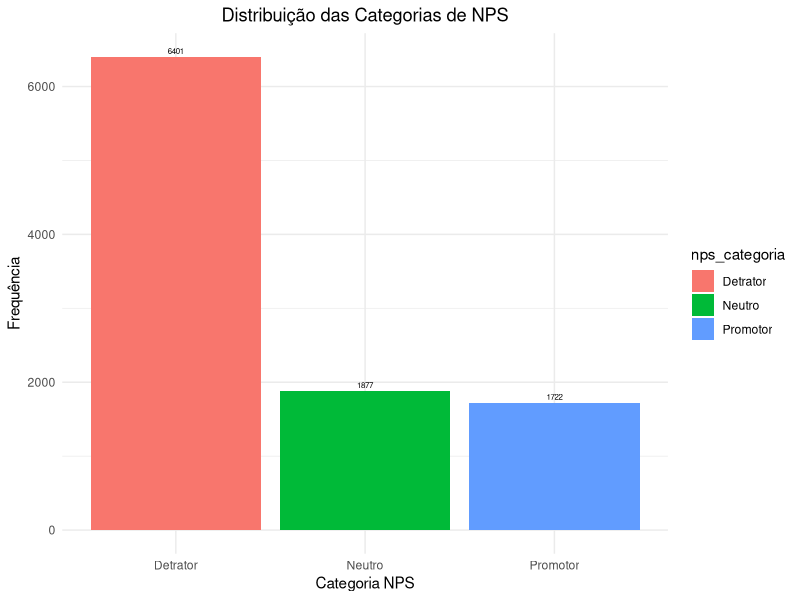
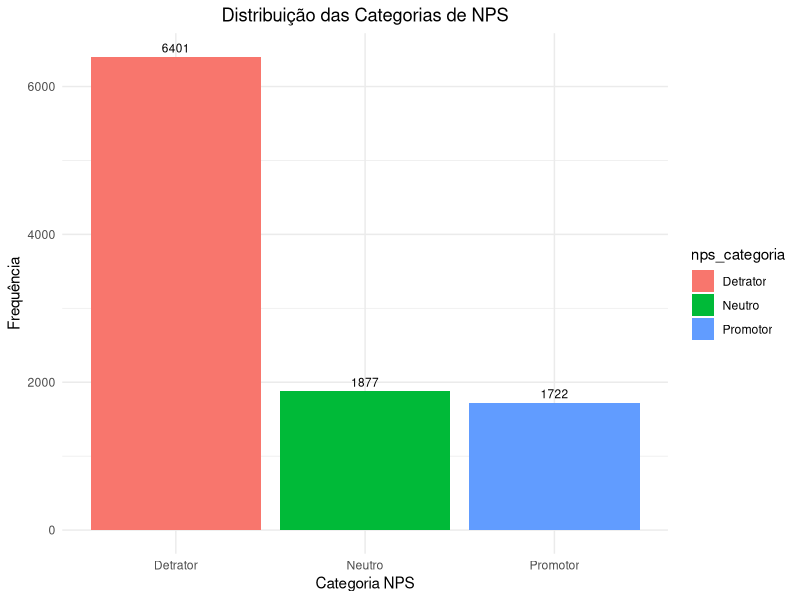

Reproduce these figures in R, in order. (Note: this script raises an error after producing the figures.)
library(tidyverse)
library(readxl)


#### CARREGAMENTO E CHECAGEM DO BANCO ####

base_produtos <- read_excel("base_produtos.xlsx")
View(base_produtos)

respostas_nps <- read_excel("respostas_nps.xlsx")
View(respostas_nps)

base_produtos <- as.data.frame(base_produtos)
respostas_nps<- as.data.frame(respostas_nps)

attach(base_produtos)
attach(respostas_nps)

glimpse(base_produtos) 
glimpse(respostas_nps)

# AJUSTE DO NOME DAS VARIAVEIS  

base_produtos <- base_produtos |> 
  rename(
    segmento_do_cliente = `Segmento do Cliente`,
    cartao_de_credito = `cartão de crédito`,
    cheque_especial = `cheque especial`,
    credito_pessoal = `crédito pessoal`,
    credito_consignado = `crédito consignado`)

respostas_nps <- respostas_nps |> 
  rename(
    CPF = CPF_FALSO,
    respostas_de_nps = `Resposta de NPS`,
    data_da_resposta = `Data da Resposta`,
    segmento_do_cliente = `Segmento do Cliente`
  ) 

respostas_nps <- respostas_nps |> 
  select(-segmento_do_cliente)

# JUNTANDO OS DADOS 


dados_unidos <- left_join(base_produtos, respostas_nps,
                          by = "CPF")
View(dados_unidos)

# CRIANDO NOVAS VARIÁVEIS  PARA ANALISE DESCRITIVA

dados_unidos <- dados_unidos |> 
  mutate(total_produtos = previdência + cartao_de_credito +
           cheque_especial + credito_pessoal + credito_consignado +
           cdb)

# DUMMIES PARA  OS PRODUTOS

dados_unidos <- dados_unidos |> 
  mutate(dummy_previdencia = ifelse(previdência > 1,1,0),
         dummy_cart_cred = ifelse(cartao_de_credito > 1,1,0),
         dummy_cheq_esp = ifelse(cheque_especial>1,1,0),
         dummy_cred_pes = ifelse(credito_pessoal>1,1,0),
         dummy_cdb = ifelse(cdb>1,1,0),
         dummy_cred_cons = ifelse(credito_consignado>1,1,0),
         dummy_tot_prod = ifelse(total_produtos>1,1,0))

# CATEGORIZAÇÃO IDADES 
dados_unidos <- dados_unidos |> 
  mutate(faixa_etaria = cut(Idade, 
                            breaks = c(18, 25, 35, 45, 55), 
                            labels = c("18-25", "26-35", "36-45", "46-55"),
                            right = TRUE))

write.csv(dados_unidos, "dados_unidos.csv", row.names = FALSE)

# VERIFICANDO OS NA's

dados_unidos |> 
  summarise(across(everything(),~ sum(is.na(.))))

dados_unidos |> 
  filter(if_any(everything(), is.na))

 # os dados estão livre de NA


# ANALISE DESCRITIVA

table(dados_unidos$segmento_do_cliente.x)

table(respostas_nps$respostas_de_nps)



#DESCRITIVA NPS RESPOSTA

respostas_nps |> 
  summarise(
    total_respostas = n(),
    media = mean(respostas_de_nps, na.rm = TRUE),
    mediana = median(respostas_de_nps, na.rm = TRUE),
    minimo = min(respostas_de_nps, na.rm = TRUE),
    maximo = max(respostas_de_nps, na.rm = TRUE),
    desvio_padrao = sd(respostas_de_nps, na.rm = TRUE),
    Q1 = quantile(respostas_de_nps, 0.25, na.rm = TRUE),
    Q3 = quantile(respostas_de_nps, 0.75, na.rm = TRUE)
  )



# DESCRITIVA NPS CATEGORIZADA
respostas_nps <- respostas_nps |> 
  mutate(nps_categoria = case_when(
    respostas_de_nps >= 9 ~ "Promotor",
    respostas_de_nps >= 7 ~ "Neutro",
    respostas_de_nps >= 0 ~ "Detrator",
    TRUE ~ NA_character_
  ))

respostas_nps |> count(nps_categoria)

prop.table(table(respostas_nps$nps_categoria)) * 100


ggplot(respostas_nps, aes(x = nps_categoria, fill = nps_categoria)) +
  geom_bar() +
  geom_text(stat = "count", aes(label = ..count..), vjust = -0.5, size = 2) +  
  labs(title = "Distribuição das Categorias de NPS", x = "Categoria NPS", y = "Frequência") +
  theme_minimal() +
  theme(plot.title = element_text(hjust = 0.5))  

n_distinct((base_produtos$CPF))
n_distinct((respostas_nps$CPF))

# PENAS VERIFICANDO SE BATE COM OS DADOS QUE FORAM UNIDOS

dados_unidos <- dados_unidos |>
  mutate(nps_categoria = case_when(
    respostas_de_nps >= 9 ~ "Promotor",
    respostas_de_nps >= 7 ~ "Neutro",
    respostas_de_nps >= 0 ~ "Detrator",
    TRUE ~ NA_character_
  ))

dados_unidos |> count(nps_categoria)

prop.table(table(dados_unidos$nps_categoria)) * 100

ggplot(dados_unidos, aes(x = nps_categoria, fill = nps_categoria)) +
  geom_bar() +
  geom_text(stat = "count", aes(label = ..count..), vjust = -0.5, size = 3) +  
  labs(title = "Distribuição das Categorias de NPS", x = "Categoria NPS", y = "Frequência") +
  theme_minimal() +
  theme(plot.title = element_text(hjust = 0.5)) 



prop.table(table(dados_unidos$nps_categoria, dados_unidos$dummy_tot_prod), margin = 2) * 100 

prop.table(table(dados_unidos$nps_categoria, dados_unidos$dummy_cdb), margin = 2) * 100 

prop.table(table(dados_unidos$nps_categoria, dados_unidos$dummy_previdencia), margin = 2) * 100 

prop.table(table(dados_unidos$nps_categoria, dados_unidos$dummy_cart_cred), margin = 2) * 100 

prop.table(table(dados_unidos$nps_categoria, dados_unidos$dummy_cheq_esp), margin = 2) * 100 

prop.table(table(dados_unidos$nps_categoria, dados_unidos$dummy_cred_pes), margin = 2) * 100 

prop.table(table(dados_unidos$nps_categoria, dados_unidos$dummy_cred_cons), margin = 2) * 100 


prop.table(table(dados_unidos$nps_categoria, dados_unidos$faixa_etaria), margin = 2) * 100 

prop.table(table(dados_unidos$faixa_etaria)) * 100

dados_unidos |> 
  filter(segmento_do_cliente == "Classic") |> 
  summary(respostas_nps$Renda)


